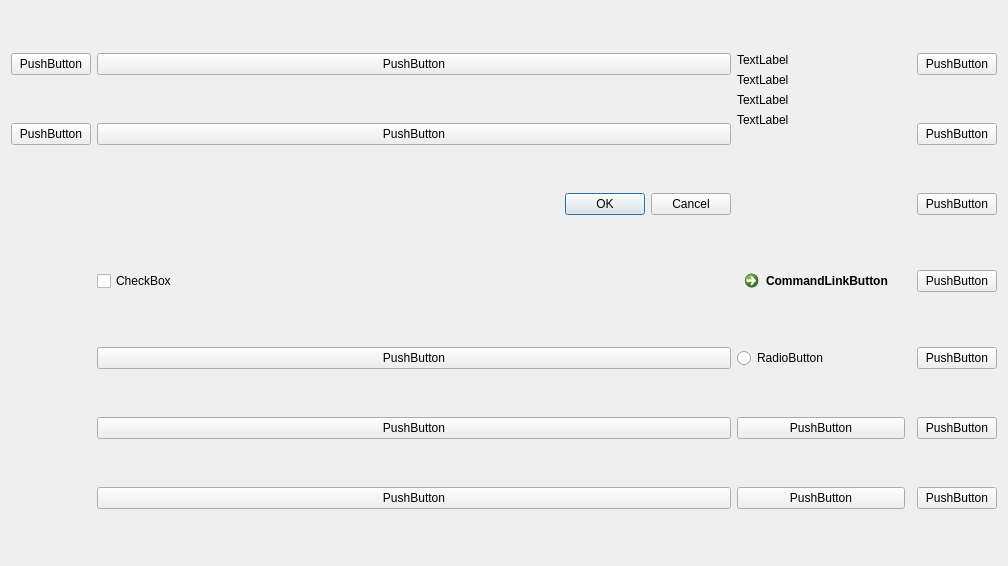
<?xml version="1.0" encoding="UTF-8"?>
<ui version="4.0">
 <class>Dialog</class>
 <widget class="QDialog" name="Dialog">
  <property name="geometry">
   <rect>
    <x>0</x>
    <y>0</y>
    <width>1008</width>
    <height>566</height>
   </rect>
  </property>
  <property name="sizePolicy">
   <sizepolicy hsizetype="Fixed" vsizetype="Fixed">
    <horstretch>0</horstretch>
    <verstretch>0</verstretch>
   </sizepolicy>
  </property>
  <property name="windowTitle">
   <string>Dialog</string>
  </property>
  <layout class="QGridLayout" name="gridLayout">
   <item row="4" column="2">
    <widget class="QRadioButton" name="radioButton">
     <property name="text">
      <string>RadioButton</string>
     </property>
    </widget>
   </item>
   <item row="3" column="1">
    <widget class="QCheckBox" name="checkBox">
     <property name="text">
      <string>CheckBox</string>
     </property>
    </widget>
   </item>
   <item row="5" column="2">
    <widget class="QPushButton" name="pushButton_11">
     <property name="text">
      <string>PushButton</string>
     </property>
    </widget>
   </item>
   <item row="3" column="2">
    <widget class="QCommandLinkButton" name="commandLinkButton">
     <property name="text">
      <string>CommandLinkButton</string>
     </property>
    </widget>
   </item>
   <item row="6" column="2">
    <widget class="QPushButton" name="pushButton_8">
     <property name="text">
      <string>PushButton</string>
     </property>
    </widget>
   </item>
   <item row="2" column="5">
    <layout class="QFormLayout" name="formLayout"/>
   </item>
   <item row="3" column="4">
    <widget class="QPushButton" name="pushButton_2">
     <property name="text">
      <string>PushButton</string>
     </property>
    </widget>
   </item>
   <item row="2" column="1">
    <widget class="QDialogButtonBox" name="buttonBox">
     <property name="standardButtons">
      <set>QDialogButtonBox::Cancel|QDialogButtonBox::Ok</set>
     </property>
    </widget>
   </item>
   <item row="0" column="0">
    <widget class="QPushButton" name="pushButton_15">
     <property name="text">
      <string>PushButton</string>
     </property>
    </widget>
   </item>
   <item row="0" column="1">
    <widget class="QPushButton" name="pushButton_13">
     <property name="text">
      <string>PushButton</string>
     </property>
    </widget>
   </item>
   <item row="4" column="4">
    <widget class="QPushButton" name="pushButton_6">
     <property name="text">
      <string>PushButton</string>
     </property>
    </widget>
   </item>
   <item row="2" column="4">
    <widget class="QPushButton" name="pushButton_4">
     <property name="text">
      <string>PushButton</string>
     </property>
    </widget>
   </item>
   <item row="5" column="1">
    <widget class="QPushButton" name="pushButton_10">
     <property name="text">
      <string>PushButton</string>
     </property>
    </widget>
   </item>
   <item row="1" column="1">
    <widget class="QPushButton" name="pushButton_14">
     <property name="text">
      <string>PushButton</string>
     </property>
    </widget>
   </item>
   <item row="4" column="1">
    <widget class="QPushButton" name="pushButton_12">
     <property name="text">
      <string>PushButton</string>
     </property>
    </widget>
   </item>
   <item row="6" column="4">
    <widget class="QPushButton" name="pushButton_7">
     <property name="sizePolicy">
      <sizepolicy hsizetype="Minimum" vsizetype="Fixed">
       <horstretch>0</horstretch>
       <verstretch>0</verstretch>
      </sizepolicy>
     </property>
     <property name="text">
      <string>PushButton</string>
     </property>
    </widget>
   </item>
   <item row="6" column="1">
    <widget class="QPushButton" name="pushButton_9">
     <property name="text">
      <string>PushButton</string>
     </property>
    </widget>
   </item>
   <item row="1" column="0">
    <widget class="QPushButton" name="pushButton_16">
     <property name="text">
      <string>PushButton</string>
     </property>
    </widget>
   </item>
   <item row="5" column="4">
    <widget class="QPushButton" name="pushButton_5">
     <property name="text">
      <string>PushButton</string>
     </property>
    </widget>
   </item>
   <item row="0" column="4">
    <widget class="QPushButton" name="pushButton">
     <property name="text">
      <string>PushButton</string>
     </property>
    </widget>
   </item>
   <item row="1" column="4">
    <widget class="QPushButton" name="pushButton_3">
     <property name="text">
      <string>PushButton</string>
     </property>
    </widget>
   </item>
   <item row="0" column="2" rowspan="3" colspan="2">
    <layout class="QFormLayout" name="formLayout_2">
     <item row="0" column="0">
      <widget class="QLabel" name="label">
       <property name="text">
        <string>TextLabel</string>
       </property>
      </widget>
     </item>
     <item row="3" column="0">
      <widget class="QLabel" name="label_2">
       <property name="text">
        <string>TextLabel</string>
       </property>
      </widget>
     </item>
     <item row="2" column="0">
      <widget class="QLabel" name="label_3">
       <property name="text">
        <string>TextLabel</string>
       </property>
      </widget>
     </item>
     <item row="1" column="0">
      <widget class="QLabel" name="label_4">
       <property name="text">
        <string>TextLabel</string>
       </property>
      </widget>
     </item>
    </layout>
   </item>
  </layout>
 </widget>
 <resources/>
 <connections/>
</ui>
